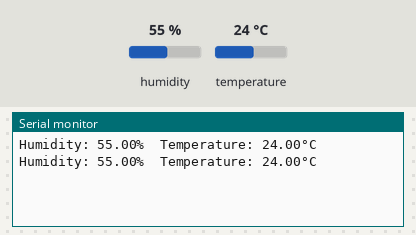
Bench run of a sketch on a simulated Arduino Uno, built with avr-gcc and run on an emulated ATmega328P. On the bench: the last lines printed to the serial monitor. The inputs (shaded band) are chosen by the test bench; at power-on: humidity 55 %, temperature 24 °C.

Above: at 5.8 s.
5.9 s: humidity set to 22 %
At 10.9 s:
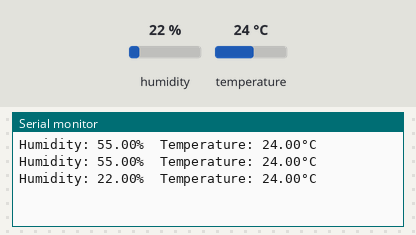
11.9 s: temperature set to 12 °C
At 15.6 s:
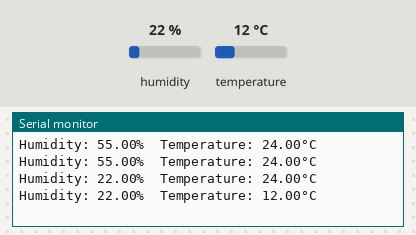
17.9 s: humidity set to 40 %
At 21.6 s:
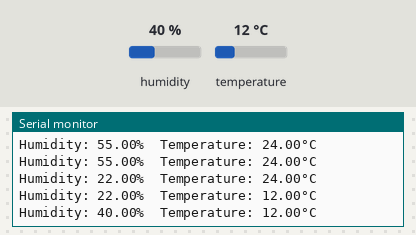
Timing chart, 0 to 23.1 s (numbered marks = the images above; inputs shaded):
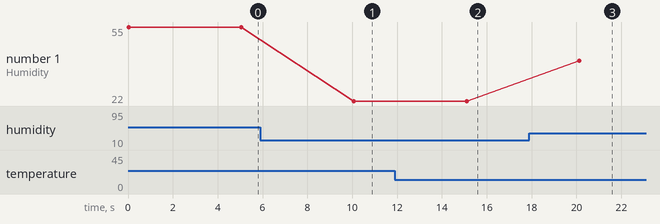

The sketch:

THSensor.ino
```cpp
#include <DHT.h>
#define DHTPIN 10
#define DHTTYPE DHT11

DHT dht(DHTPIN, DHTTYPE);

void setup() {
  Serial.begin(115200);
  dht.begin();
}

void loop() {

  float h = dht.readHumidity();
  float t = dht.readTemperature();

   if (isnan(h) || isnan(t)) {
    Serial.println(F("Failed to read from DHT sensor!"));
    return;
  }

  Serial.print(F("Humidity: "));
  Serial.print(h);
  Serial.print(F("%  Temperature: "));
  Serial.print(t);
  Serial.println(F("°C"));
  delay(5000);
}
```

Measured:
- after the input at 5.9 s, the serial monitor: prints a new line after 4.2 s (image 1)
- after the input at 11.9 s, the serial monitor: prints a new line after 3.2 s (image 2)
- after the input at 17.9 s, the serial monitor: prints a new line after 2.2 s (image 3)
- plotted number 1: 55 → 22 after the input at 5.9 s, 22 → 40 after the input at 17.9 s
